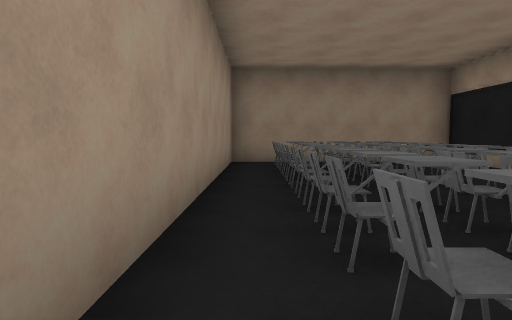
[1] (above)

24 first-person views from a walk through a 3-D level made in the Unity game engine. The camera is 1.2 m above the floor, tilts 4° down and sees 75° across. The floor is counted in squares, 2 m on a side. Each view is taken from the middle of a square. On the plan, view 1 faces up. The plan holds only what a view shows up to about 10 squares ahead; the rest is blank. The place goes on beyond the plan. Door leaves are left out, so doorways stand open. Surface patterns are stand-ins for the level's own textures.

[2]
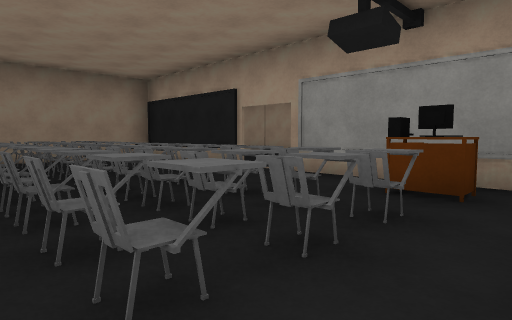

[3]
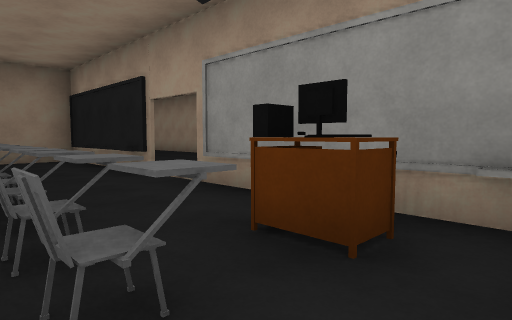

[4]
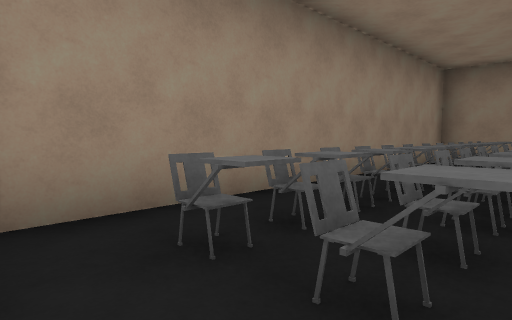

[5]
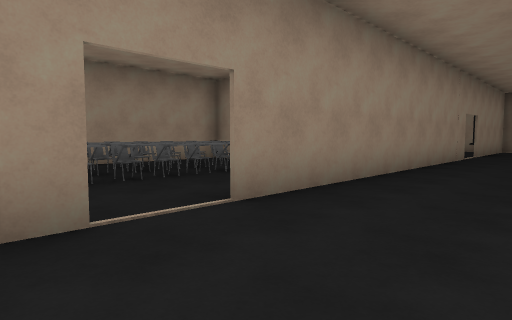

[6]
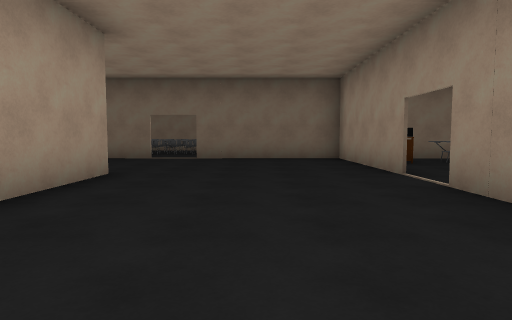

[7]
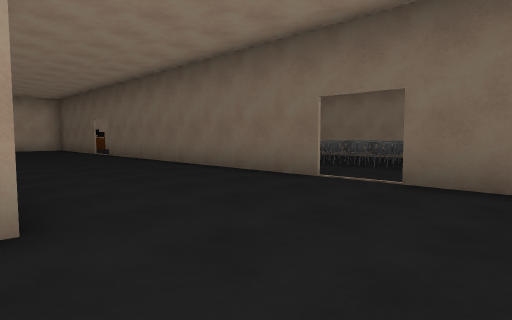

[8]
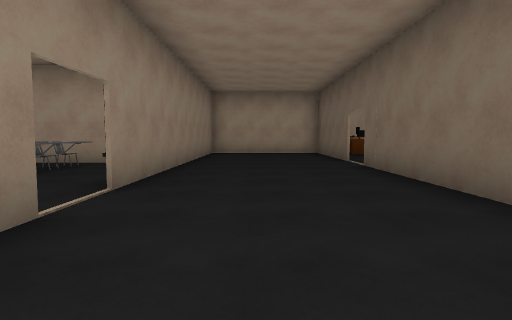

[9]
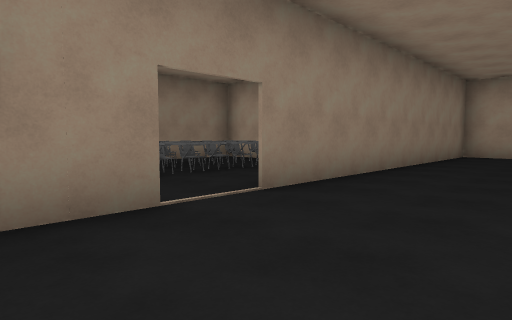

[10]
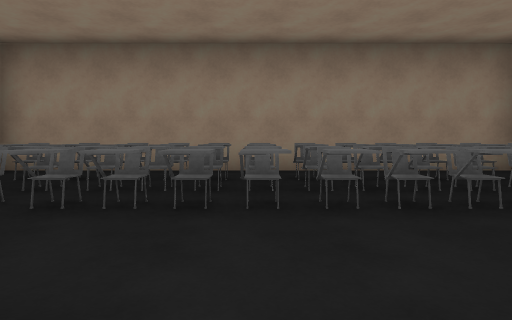

[11]
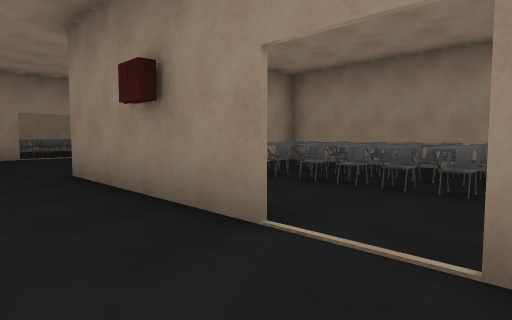

[12]
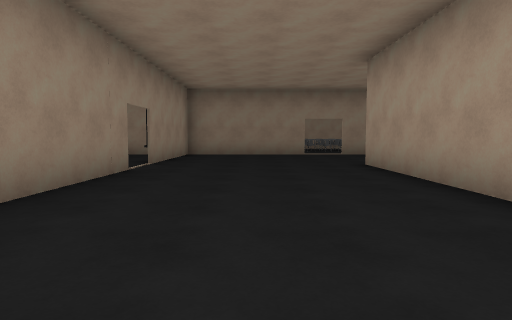

[13]
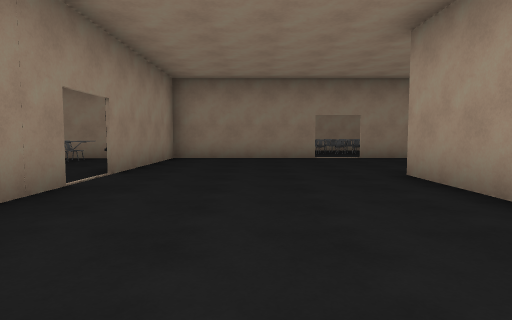

[14]
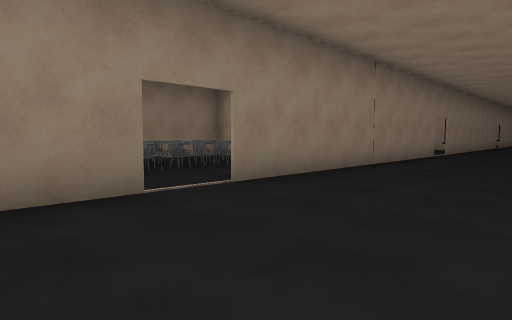

[15]
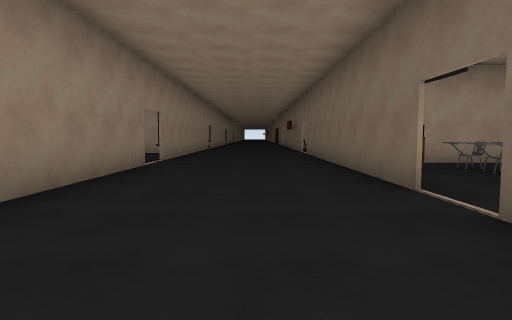

[16]
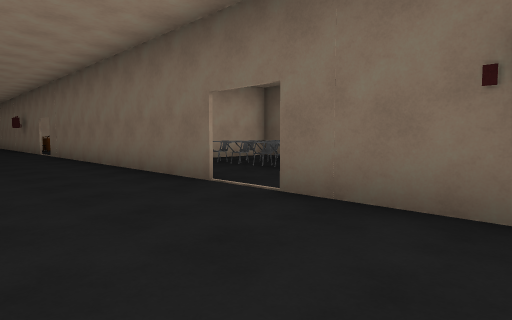

[17]
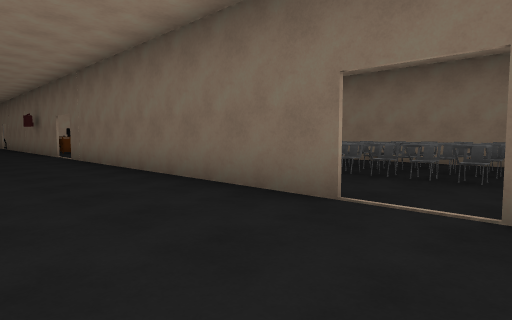

[18]
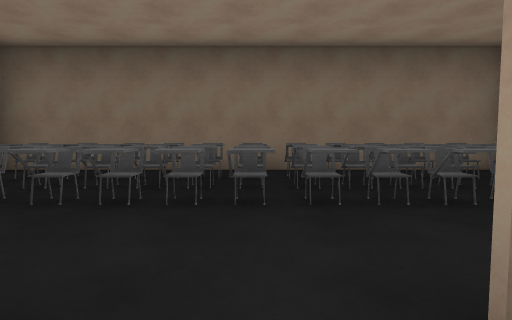

[19]
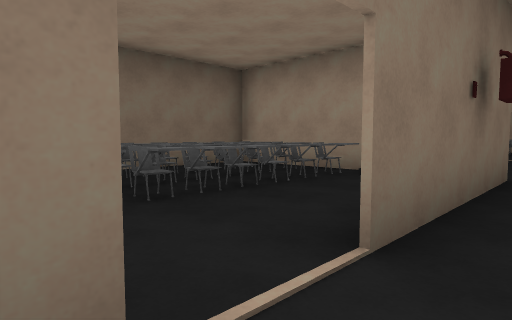

[20]
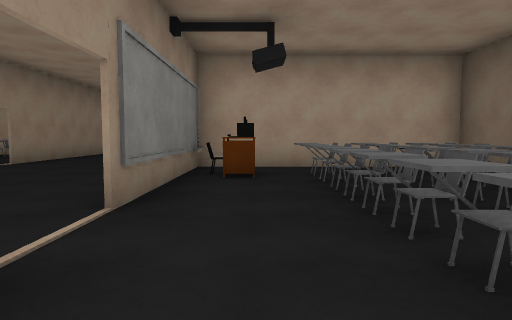

[21]
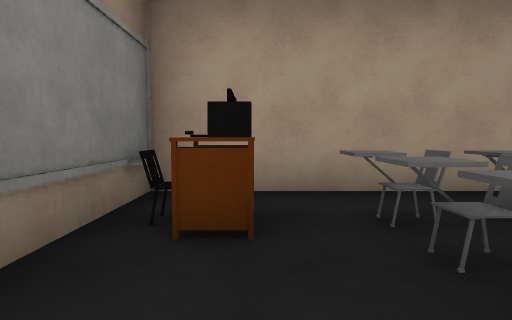

[22]
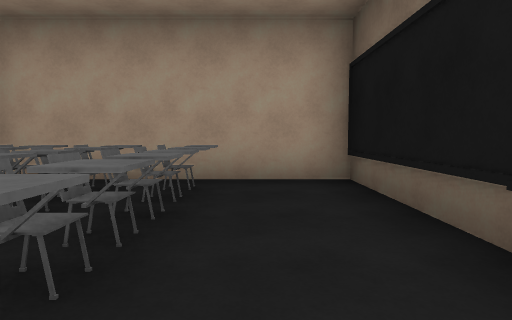

[23]
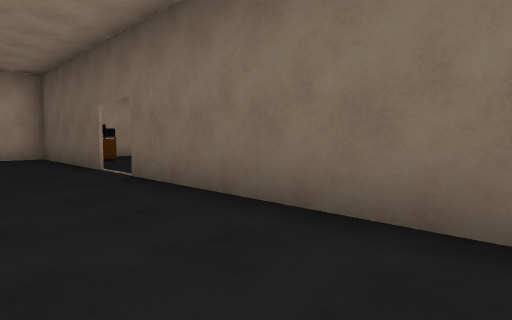

[24]
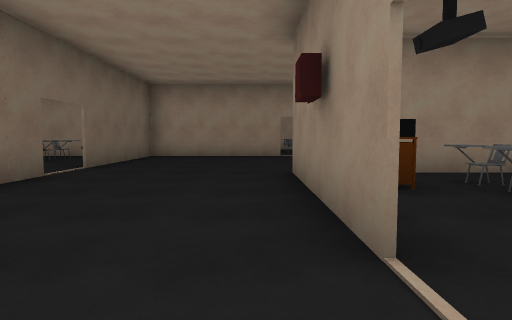

### Floor plan
Points are (right, up) in squares from view 1. A wall is a line through its corners. A room is listed if a view was taken in it or the views show most of it. See-through windows are left out.
Room 1 (views 1, 2, 3, 4)
walls: (4.6, 4) (4.6, 7.9) (-0.6, 7.9) (-0.6, -0.8); (1.5, -1.3) (2.9, -1.3); (4.6, -0.8) (4.6, 2.9)
ways out: open door at (5, 3.5) to room 2
objects: chair (0, 5); chair (1, 0); chair (1, 1); chair (1, 2); chair (1, 3); chair (1, 4); other object (1, 5); other object (1, 6); other object (1, 7); chair (2, 0); chair (2, 1); chair (2, 2); chair (2, 3); chair (2, 4); chair (2, 5); other object (2, 6); other object (2, 7); chair (3, 2); other object (3, 7); other object (4, 0)
Room 2 (views 5, 6, 7, 8, 9, 10, 11, 12, 13, 14, 15, 16, 17, 18, 19, 23, 24)
walls: (9.4, 9) (9.4, 13.2) (13.5, 13.2); (4.7, 12.1) (4.7, 4); (4.7, 2.9) (4.7, -1.3) (8.8, -1.3); (13.5, 2.6) (9.4, 2.6) (9.4, 5); (14.6, 13.2) (22.5, 13.2); (8.8, 17.3) (4.7, 17.3) (4.7, 13.2); (9.9, -1.3) (18, -1.3); (18.1, 17.3) (9.9, 17.3); (19.1, -1.3) (22.5, -1.3); (22.5, 2.6) (14.6, 2.6); (22.1, 17.3) (19.2, 17.3)
ways out: open door at (5, 3.5) to room 1; open door at (14, 13) to room 3; open door at (14, 3) to room 4; open door at (5, 12.5); open door at (9.5, -1); open door at (9.5, 17); open door at (18.5, -1); open door at (18.5, 17)
Room 3 (views 20, 21)
walls: (9.4, 11.1) (9.4, 8) (18.8, 8); (18.7, 8) (18.7, 13.2) (14.6, 13.2)
ways out: open door at (14, 13) to room 2
objects: other object (10, 9); chair (10, 10); chair (10, 11); chair (11, 9) to (12, 9); chair (11, 10); chair (11, 11); chair (12, 10); chair (12, 11); chair (13, 9); chair (13, 10); chair (13, 11); other object (14, 9); chair (14, 10); chair (14, 11); chair (15, 9); chair (15, 10); chair (15, 11); chair (16, 9) to (17, 9); chair (16, 10); chair (16, 11); chair (17, 10); chair (17, 11); computer (17, 12); other object (17, 13); table (18, 12)
Room 4 (view 22)
walls: (15.4, 2.7) (18.7, 2.7) (18.7, 8); (18.5, 7.9) (9.4, 7.9); (9.4, 8) (9.4, 4.4)
ways out: open door at (14, 3) to room 2
objects: other object (11, 4); chair (11, 5); other object (11, 6); chair (11, 7); table (12, 4); chair (12, 5); chair (12, 6); chair (12, 7); chair (13, 5); chair (13, 6); chair (13, 7); chair (14, 5); chair (14, 6); other object (14, 7); chair (15, 5); chair (15, 6); chair (15, 7); chair (16, 5); chair (16, 6); chair (16, 7); chair (17, 5); chair (17, 6); chair (17, 7); chair (18, 5); chair (18, 6); chair (18, 7)

Positions as (right, up) in squares from view 1, and headings:
1: (0, 0), facing up
2: (0, -1), facing up-right
3: (2, -1), facing up-right
4: (2, -1), facing up-left
5: (7, 2), facing up-left
6: (7, 8), facing down
7: (7, 3), facing down-right
8: (11, 1), facing right
9: (12, 0), facing up-right
10: (14, 2), facing up
11: (15, 1), facing up-left
12: (7, 6), facing up
13: (7, 8), facing up
14: (7, 14), facing up-right
15: (11, 15), facing right
16: (11, 16), facing down-right
17: (13, 16), facing down-right
18: (14, 14), facing down
19: (15, 14), facing down-left
20: (12, 12), facing right
21: (15, 12), facing right
22: (14, 4), facing right
23: (13, 1), facing down-right
24: (15, 2), facing left
